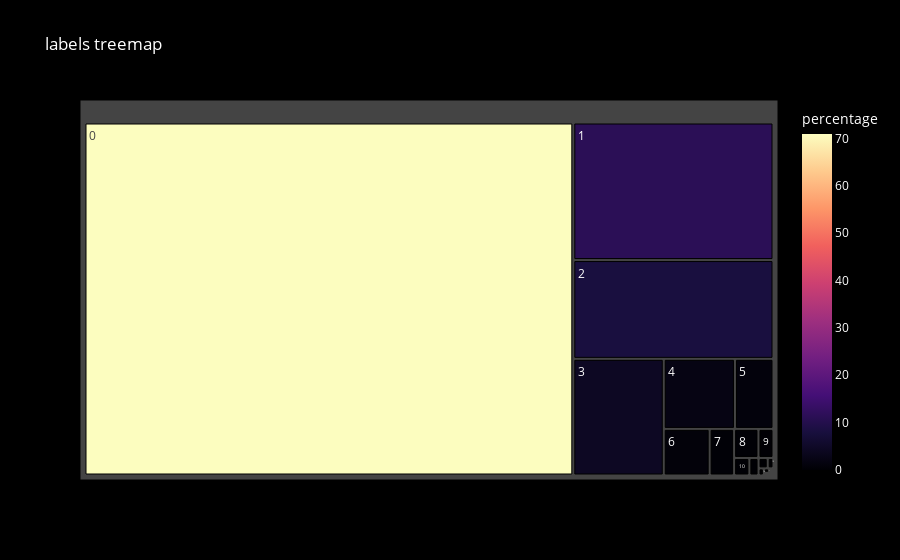

This figure's notebook cell:
### Code cell
df = pd.DataFrame(data_graph_labels)
fig = px.treemap(df, path=['labels'], values='percentage',
                 color='percentage', color_continuous_scale='Magma',
                 title='labels treemap')
fig.update_layout(
    paper_bgcolor='black',  
    plot_bgcolor='black',   
    font_color='white'      
)
fig.show()

### Figure 1 — Plotly figure (JSON) as saved in the notebook; plotly's stock layout.template omitted (floating-point values rounded to 4 significant figures)
{"data": [{"branchvalues": "total", "customdata": [[70.95], [11.32], [8.132], [4.337], [2.051], [1.11], [0.8794], [0.4685], [0.2912], [0.1797], [0.1102], [0.0659], [0.03923], [0.02462], [0.01568], [0.009823], [0.005887], [0.003432], [0.002582], [0.002015], [0.0017], [0.000913], [0.0006297], [0.0005667], [0.0002204], [0.0003148], [6.297e-05], [9.445e-05], [3.148e-05], [3.148e-05], [3.148e-05]], "domain": {"x": [0, 1], "y": [0, 1]}, "hovertemplate": "labels=%{label}<br>percentage_sum=%{value}<br>parent=%{parent}<br>id=%{id}<br>percentage=%{color}<extra></extra>", "ids": ["0", "1", "2", "3", "4", "5", "6", "7", "8", "9", "10", "11", "12", "13", "14", "15", "16", "17", "18", "19", "20", "21", "22", "23", "24", "25", "26", "27", "28", "29", "36"], "labels": ["0", "1", "2", "3", "4", "5", "6", "7", "8", "9", "10", "11", "12", "13", "14", "15", "16", "17", "18", "19", "20", "21", "22", "23", "24", "25", "26", "27", "28", "29", "36"], "marker": {"coloraxis": "coloraxis", "colors": [70.95, 11.32, 8.132, 4.337, 2.051, 1.11, 0.8794, 0.4685, 0.2912, 0.1797, 0.1102, 0.0659, 0.03923, 0.02462, 0.01568, 0.009823, 0.005887, 0.003432, 0.002582, 0.002015, 0.0017, 0.000913, 0.0006297, 0.0005667, 0.0002204, 0.0003148, 6.297e-05, 9.445e-05, 3.148e-05, 3.148e-05, 3.148e-05]}, "name": "", "parents": ["", "", "", "", "", "", "", "", "", "", "", "", "", "", "", "", "", "", "", "", "", "", "", "", "", "", "", "", "", "", ""], "type": "treemap", "values": [70.95, 11.32, 8.132, 4.337, 2.051, 1.11, 0.8794, 0.4685, 0.2912, 0.1797, 0.1102, 0.0659, 0.03923, 0.02462, 0.01568, 0.009823, 0.005887, 0.003432, 0.002582, 0.002015, 0.0017, 0.000913, 0.0006297, 0.0005667, 0.0002204, 0.0003148, 6.297e-05, 9.445e-05, 3.148e-05, 3.148e-05, 3.148e-05]}], "layout": {"coloraxis": {"colorbar": {"title": {"text": "percentage"}}, "colorscale": [[0, "#000004"], [0.1111, "#180f3d"], [0.2222, "#440f76"], [0.3333, "#721f81"], [0.4444, "#9e2f7f"], [0.5556, "#cd4071"], [0.6667, "#f1605d"], [0.7778, "#fd9668"], [0.8889, "#feca8d"], [1, "#fcfdbf"]]}, "font": {"color": "white"}, "legend": {"tracegroupgap": 0}, "paper_bgcolor": "black", "plot_bgcolor": "black", "title": {"text": "labels treemap"}}}
